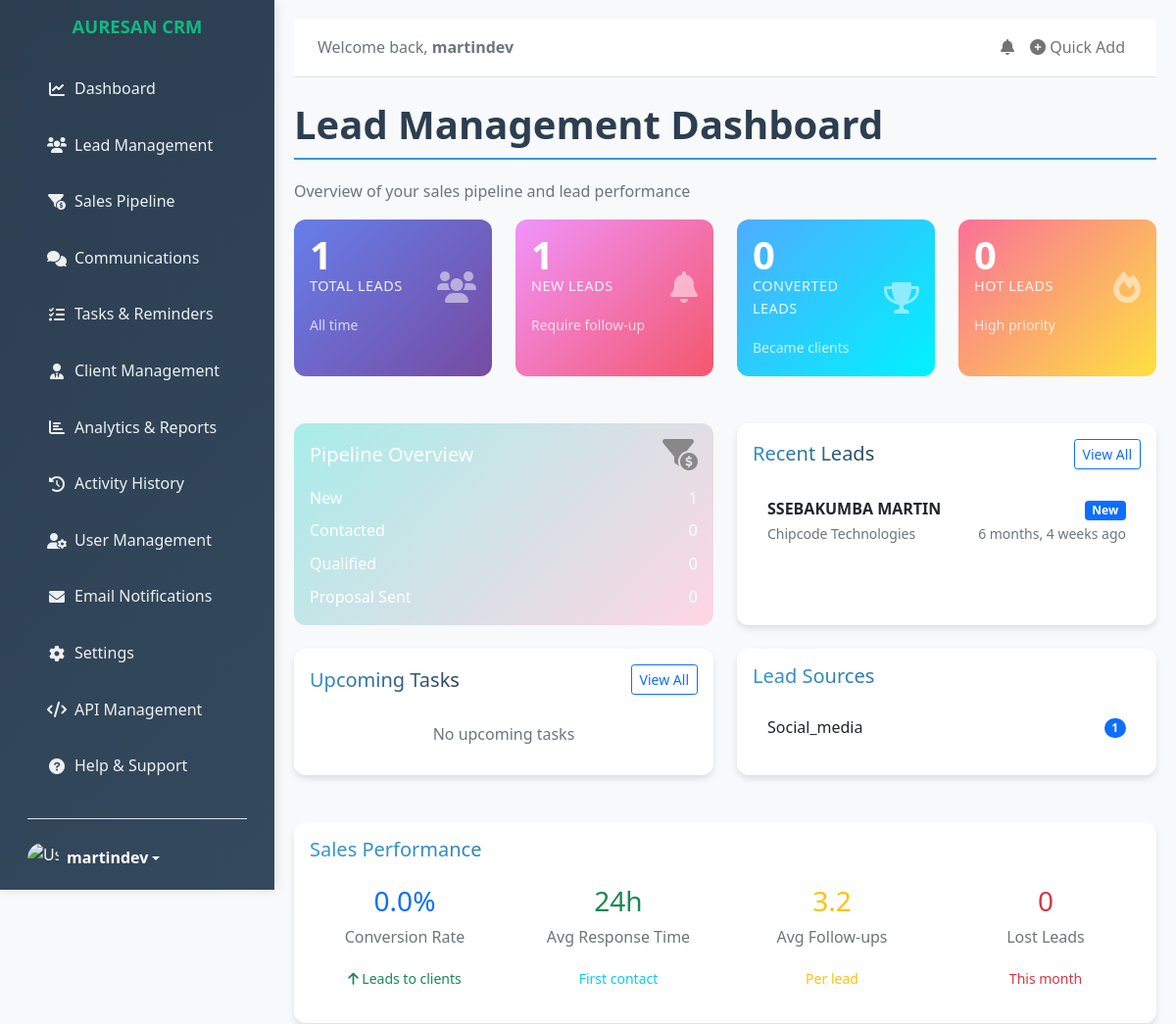
The page /administrator/dashboard/ (signed in, upper part) on the database as committed earlier.
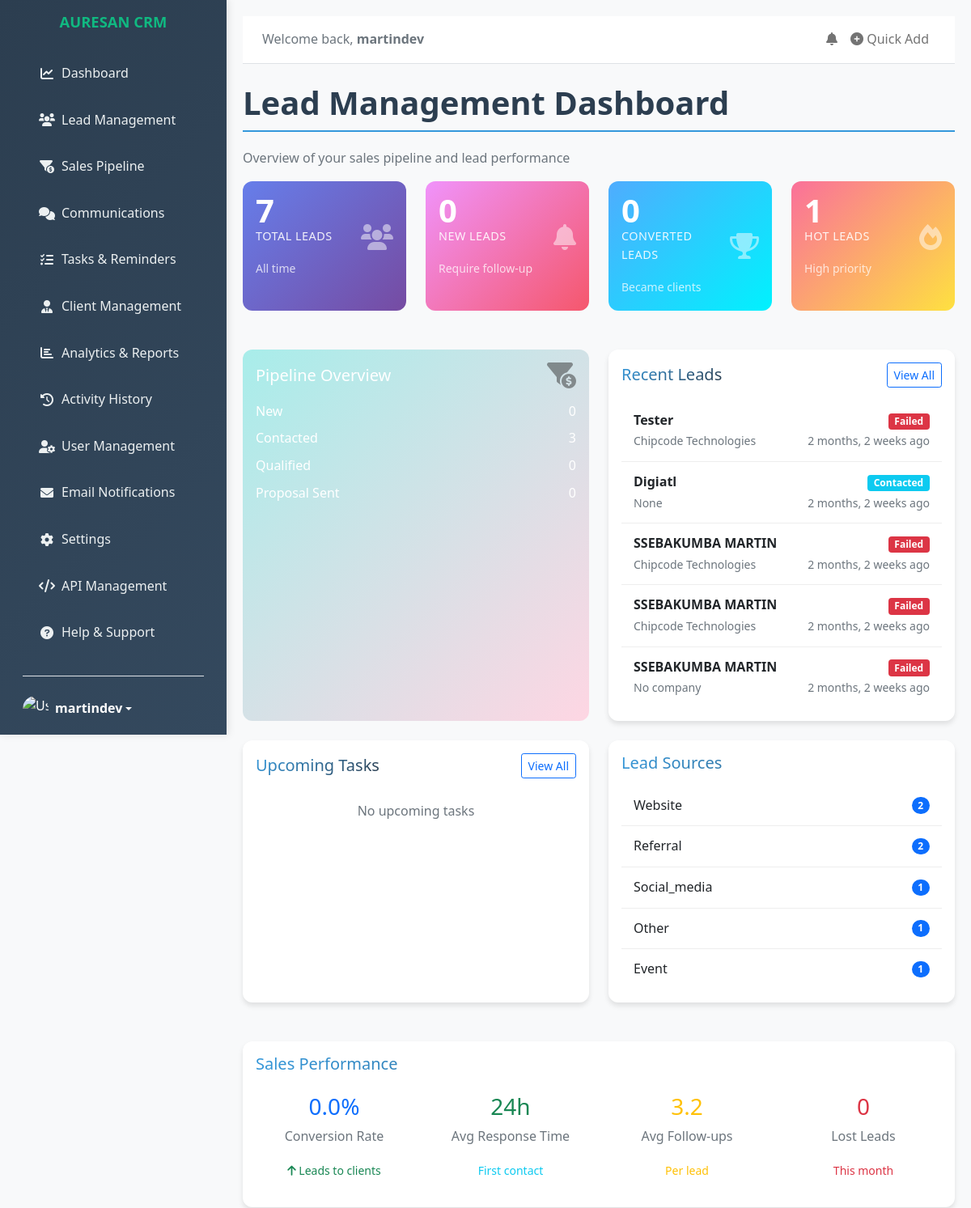
The same page on the database as committed later.
### customerleads/models.py (models this page shows, shortened)
class Lead(models.Model):
    STATUS_CHOICES = [
        ('pending', 'Pending'),
        ('new', 'New'),
        ('contacted', 'Contacted'),
        ('qualified', 'Qualified'),
        ('proposal', 'Proposal Sent'),
        ('negotiation', 'In Negotiation'),
        ('closed', 'Closed/Won'),
        ('lost', 'Closed/Lost'),
        ('confirmed', 'Confirmed'),
        ('unreachable', 'Unreachable'),
        ('failed', 'Failed'),
        ('not_answered', 'Not Answered'),
    ]
    PRIORITY_CHOICES = [
        ('low', 'Low'),
        ('medium', 'Medium'),
        ('high', 'High'),
    ]
    SOURCE_CHOICES = [
        ('website', 'Website'),
        ('referral', 'Referral'),
        ('social_media', 'Social Media'),
        ('email', 'Email Campaign'),
        ('event', 'Event'),
        ('other', 'Other'),
    ]
    name = models.CharField(max_length=100)
    email = models.EmailField()
    phone = models.CharField(max_length=20, blank=True)
    company = models.CharField(max_length=100, blank=True)
    status = models.CharField(max_length=20, choices=STATUS_CHOICES, default='new')
    priority = models.CharField(max_length=10, choices=PRIORITY_CHOICES, default='medium')
    source = models.CharField(max_length=20, choices=SOURCE_CHOICES, default='website')
    latitude = models.FloatField(null=True, blank=True)
    longitude = models.FloatField(null=True, blank=True)
    CALL_OUTCOME_CHOICES = [
        ('success', 'Confirmed'),
        ('unreachable', 'Unreachable'),
        ('failed', 'Failed'),
        ('not_answered', 'Not Answered'),
    ]
    call_outcome = models.CharField(max_length=20, choices=CALL_OUTCOME_CHOICES, null=True, blank=True)
    call_outcome_notes = models.TextField(blank=True)
    quantity = models.PositiveIntegerField(null=True, blank=True)
    total = models.DecimalField(max_digits=12, decimal_places=2, null=True, blank=True)
    russian_post_track = models.CharField(max_length=100, blank=True)
    index = models.CharField(max_length=20, blank=True, verbose_name="Postal Index")
    region = models.CharField(max_length=100, blank=True)
    city = models.CharField(max_length=100, blank=True)
    district = models.CharField(max_length=100, blank=True)
    address = models.TextField(blank=True)
    delivery_time = models.CharField(max_length=100, blank=True)
    sex = models.CharField(max_length=20, blank=True, verbose_name="Gender")
    age = models.PositiveIntegerField(null=True, blank=True)
    cancellation_reason = models.TextField(blank=True)
    return_reason = models.TextField(blank=True)
    spam_reason = models.TextField(blank=True)
    comment = models.TextField(blank=True)                    # ← Added this
    additional_field_14 = models.TextField(blank=True, verbose_name="Additional Field #14")
    notes = models.TextField(blank=True)
    created_by = models.ForeignKey(settings.AUTH_USER_MODEL, on_delete=models.CASCADE, related_name='leads')
    created_at = models.DateTimeField(auto_now_add=True)
    updated_at = models.DateTimeField(auto_now=True)
    class Meta:
        ordering = ['-created_at']
        verbose_name = "Lead"
        verbose_name_plural = "Leads"
    def get_status_color(self):
        return {
            'pending': 'warning',
            'new': 'primary',
            'contacted': 'info',
            'qualified': 'success',
            'proposal': 'warning',
            'negotiation': 'primary',
            'closed': 'success',
            'lost': 'danger',
            'confirmed': 'success',
            'unreachable': 'warning',
            'failed': 'danger',
            'not_answered': 'secondary',
        }.get(self.status, 'secondary')

### customerleads/views.py (the view, shortened to what this page needs)
# urls.py: path('administrator/dashboard/', views.AdminDashboardView.as_view(), name='admin_dashboard'),
class AdminDashboardView(UserPassesTestMixin, TemplateView):
    template_name = 'admin/dashboard.html'
    def test_func(self):
        return self.request.user.is_superuser or (
            hasattr(self.request.user, 'profile') and self.request.user.profile.role == 'admin'
        )
    def get_context_data(self, **kwargs):
        context = super().get_context_data(**kwargs)
        all_leads = Lead.objects.all()
        total_leads = all_leads.count()
        new_leads_count = all_leads.filter(status='new').count()
        converted_leads_count = all_leads.filter(status='converted').count()
        hot_leads_count = all_leads.filter(
            priority='high',
        ).exclude(
            status__in=['converted', 'closed', 'lost']
        ).count()
        status_counts_query = all_leads.values('status').annotate(count=Count('id'))
        status_counts = {item['status']: item['count'] for item in status_counts_query}
        recent_leads = all_leads.order_by('-created_at')[:5]
        recent_tasks = Task.objects.filter(completed=False).order_by('due_date')[:5]
        leads_by_source = all_leads.values('source').annotate(count=Count('id')).order_by('-count')
        conversion_rate = (converted_leads_count / total_leads * 100) if total_leads > 0 else 0
        context.update({
            'total_leads': total_leads,
            'new_leads': new_leads_count,
            'converted_leads': converted_leads_count,
            'hot_leads': hot_leads_count,
            'status_counts': status_counts,
            'recent_leads': recent_leads,
            'recent_tasks': recent_tasks,
            'leads_by_source': leads_by_source,
            'conversion_rate': conversion_rate,
        })
        return context

### customerleads/context_processors.py (called while the page is built)
def login_form_processor(request):
    if not request.user.is_authenticated:
        return {'login_form': AuthenticationForm()}
    return {}

### customerleads/models.py (called while the page is built)
    def get_full_name(self):
        full_name = f"{self.first_name} {self.last_name}".strip()
        return full_name if full_name else self.username

### customerleads/templates/admin/dashboard.html (shortened to what the changed rows need)
{% extends "base.html" %}
{% block content %}
<div class="row fade-in">
    <div class="col-12">
        <h1 class="section-title">Lead Management Dashboard</h1>
    </div>
</div>
<div class="row mb-4">
    <div class="col-xl-3 col-md-6 mb-4">
        <div class="card stat-card h-100 slide-in-left">
            <div class="card-body">
                <div class="d-flex justify-content-between align-items-center">
                    <div>
                        <h2 class="stat-number">{{ total_leads }}</h2>
                        <p class="stat-label">TOTAL LEADS</p>
                        <small class="text-white opacity-75">All time</small>
                    </div>
                </div>
            </div>
        </div>
    </div>
    <div class="col-xl-3 col-md-6 mb-4">
        <div class="card stat-card warning h-100 slide-in-left" style="animation-delay: 0.1s;">
            <div class="card-body">
                <div class="d-flex justify-content-between align-items-center">
                    <div>
                        <h2 class="stat-number">{{ new_leads }}</h2>
                        <p class="stat-label">NEW LEADS</p>
                        <small class="text-white opacity-75">Require follow-up</small>
                    </div>
                </div>
            </div>
        </div>
    </div>
    <div class="col-xl-3 col-md-6 mb-4">
        <div class="card stat-card success h-100 slide-in-left" style="animation-delay: 0.2s;">
            <div class="card-body">
                <div class="d-flex justify-content-between align-items-center">
                    <div>
                        <h2 class="stat-number">{{ converted_leads }}</h2>
                    </div>
                </div>
            </div>
        </div>
    </div>
    <div class="col-xl-3 col-md-6 mb-4">
        <div class="card stat-card danger h-100 slide-in-left" style="animation-delay: 0.3s;">
            <div class="card-body">
                <div class="d-flex justify-content-between align-items-center">
                    <div>
                        <h2 class="stat-number">{{ hot_leads }}</h2>
                        <p class="stat-label">HOT LEADS</p>
                        <small class="text-white opacity-75">High priority</small>
                    </div>
                </div>
            </div>
        </div>
    </div>
</div>
<div class="row">
    <div class="col-xl-6 mb-4">
        <div class="card stat-card info h-100 fade-in">
            <div class="card-body">
                <div class="pipeline-stats">
                    <div class="d-flex justify-content-between align-items-center mb-2">
                        <span class="text-white">New</span>
                        <span class="text-white font-weight-bold">{{ new_leads }}</span>
                    </div>
                    <div class="d-flex justify-content-between align-items-center mb-2">
                        <span class="text-white">Contacted</span>
                        <span class="text-white font-weight-bold">{{ status_counts.contacted|default:0 }}</span>
                    </div>
                </div>
            </div>
        </div>
    </div>
    <div class="col-xl-6 mb-4">
        <div class="card dashboard-card h-100 fade-in">
            <div class="card-body">
                <div class="list-group list-group-flush">
                    {% for lead in recent_leads %}
                    <div class="list-group-item d-flex justify-content-between align-items-center">
                        <div>
                            <span class="fw-bold">{{ lead.name }}</span>
                            <br>
                            <small class="text-muted">{{ lead.company|default:"No company" }}</small>
                        </div>
                        <div class="text-end">
                            <span class="badge bg-{{ lead.get_status_color }}">{{ lead.get_status_display }}</span>
                            <br>
                            <small class="text-muted">{{ lead.created_at|timesince }} ago</small>
                        </div>
                    </div>
                    {% empty %}
                    <div class="list-group-item text-center text-muted">
                        No recent leads
                    </div>
                    {% endfor %}
                </div>
            </div>
        </div>
    </div>
</div>
<div class="row">
    <div class="col-xl-6 mb-4">
        <div class="card dashboard-card h-100 fade-in">
            <div class="card-body">
                <div class="list-group list-group-flush">
                    {% for source in leads_by_source %}
                    <div class="list-group-item d-flex justify-content-between align-items-center">
                        <span class="text-capitalize">{{ source.source|default:"Unknown" }}</span>
                        <span class="badge bg-primary rounded-pill">{{ source.count }}</span>
                    </div>
                    {% empty %}
                    <div class="list-group-item text-center text-muted">
                        No lead source data
                    </div>
                    {% endfor %}
                </div>
            </div>
        </div>
    </div>
</div>
{% endblock %}

Rows that differ between the two databases and show on the page:
no longer on this page (row edited): Lead: name "SSEBAKUMBA MARTIN", company "Chipcode Technologies", status "New", created_at "6 months, 4 weeks"
added Lead: name "Tester", company "Chipcode Technologies", status "Failed", created_at "2 months, 2 weeks"
added Lead: name "Digiatl", company "None", status "Contacted", created_at "2 months, 2 weeks"
added Lead: name "SSEBAKUMBA MARTIN", company "Chipcode Technologies", status "Failed", created_at "2 months, 2 weeks"
added Lead: name "SSEBAKUMBA MARTIN", company "Chipcode Technologies", status "Failed", created_at "2 months, 2 weeks"
added Lead: name "SSEBAKUMBA MARTIN", company "No company", status "Failed", created_at "2 months, 2 weeks"
Other text that changed with them:
{{ total_leads }}: "1" → "7"
{{ new_leads }}: "1" → "0"
{{ hot_leads }}: "0" → "1"
{{ status_counts.contacted|default:0 }}: "0" → "3"
new list line: "Website 2"
new list line: "Referral 2"
new list line: "Other 1"
new list line: "Event 1"
